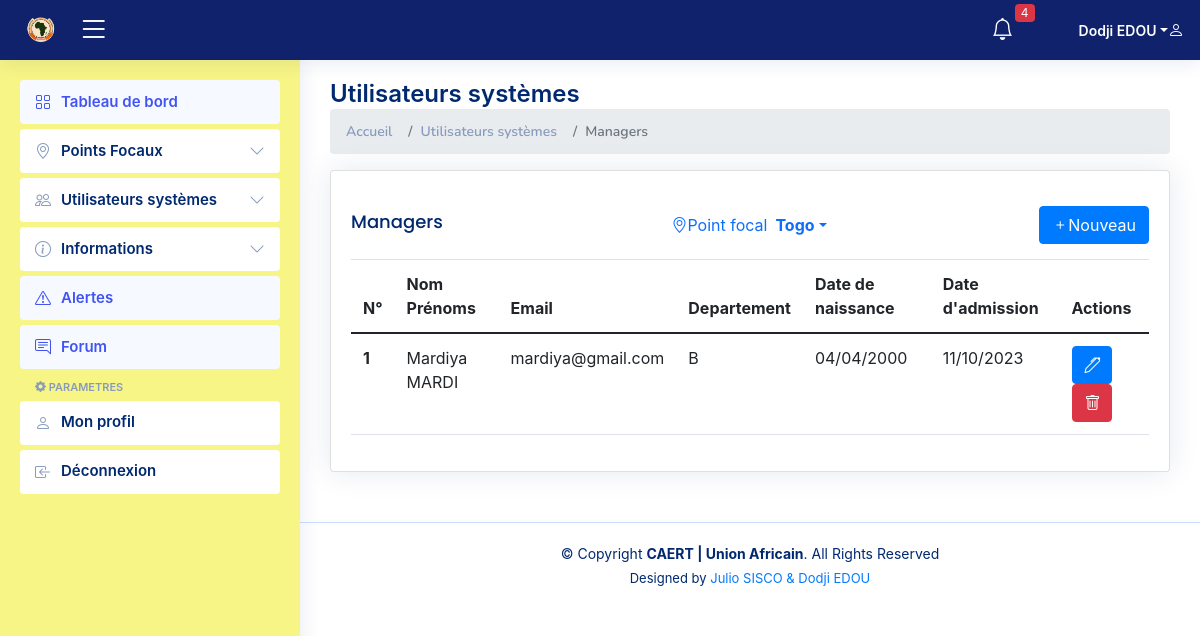
The page /all_manager/ (signed in) on the database its author committed.
### users/models.py (models this page shows, shortened)
class User(AbstractBaseUser, PermissionsMixin):
    email = models.EmailField(verbose_name='addresse email', max_length=255, unique=True,)
    nom=models.CharField(max_length=255)
    prenom=models.CharField(max_length=255)
    departement=models.CharField(max_length=255)
    telephone=models.CharField(null=True, max_length=255)
    is_active = models.BooleanField(default=True)
    is_staff = models.BooleanField(default=False) # a admin user; non super-user
    is_admin = models.BooleanField(default=False) # a superuser
    is_analyst = models.BooleanField(default=False)
    USERNAME_FIELD = 'email'
    REQUIRED_FIELDS = [] # Email & Password sont requis par défaut.
    def get_full_name(self):
        return f'{self.prenom} {self.nom}'
    objects = UtilisateurManager()

class Member(User):
    focal_point = models.ForeignKey(FocalPoint, on_delete=models.CASCADE)
    country = CountryField(null=True, blank=True)
    city = models.CharField(max_length=50)
    date_of_birth = models.DateField()
    phone = models.CharField(null= True, max_length=100)
    created_at = models.DateTimeField(null=True,auto_now_add=True)
    updated_at = models.DateTimeField(auto_now=True)
    photo = models.TextField(null=True)

### focalpoint/models.py (models this page shows, shortened)
class FocalPoint(models.Model):
    id = models.AutoField(primary_key=True)
    name = models.CharField(max_length=255)
    active=models.BooleanField(default=True)
    country = CountryField(null=True, blank=True)
    access_code = models.CharField(null=True,max_length=55)
    access_pass = models.CharField(null=True,max_length=255)
    email = models.EmailField(unique=True)
    telephone=models.CharField(null=True, max_length=255)
    class Meta:
        verbose_name = 'Point Focal'
        verbose_name_plural = 'Points Focaux'

### users/views.py (the view)
# urls.py: path('all_manager/', views.all_manager, name='all_manager'),
@login_required
def all_manager(request, fp=None):
    fps = FocalPoint.objects.all()
    if fp is None:
        init_fp = FocalPoint.objects.first()
    else:
        init_fp = FocalPoint.objects.get(pk=fp)
    managers = Member.objects.filter(is_staff=True, focal_point=init_fp)
    return render(request, 'administrator/all_manager.html', {'fps': fps, 'init_fp': init_fp, 'managers': managers})

### users/templates/administrator/all_manager.html (shortened to what this page needs)
{% extends 'administrator/base.html' %}
{% load static %}
{% block main-content %}
<div class="pagetitle">
    <h1>Utilisateurs systèmes</h1>
    <nav>
      <ol class="breadcrumb">
        <li class="breadcrumb-item"><a href="{% url 'admin_home' %}">Accueil</a></li>
        <li class="breadcrumb-item">Utilisateurs systèmes</li>
        <li class="breadcrumb-item active">Managers</li>
      </ol>
    </nav>
  </div>
    <section class="section">
        <div class="row">
            <div class="col-lg-12">
                <div class="card">
                    <div class="card-body">
                        <div class="d-flex justify-content-between align-items-center">
                            <h5 class="card-title">Managers</h5>
                            <a class="nav-link nav-profile d-flex align-items-center pe-0" href="#" data-bs-toggle="dropdown">
                                <i class="bi bi-geo-alt"></i>Point focal
                                <strong> <span class="d-none d-md-block dropdown-toggle ps-2">{{init_fp.name}}</span></strong>
                            </a>
                              <a href="{% url 'add_manager'%}" type="button" class="btn btn-primary">
                                <i class="bi bi-plus"></i><span>Nouveau</span>
                              </a>
                        </div>
                        <table class="table datatable" id="general">
                            <thead>
                                <tr>
                                    <th scope="col">N°</th>
                                    <th scope="col">Nom Prénoms</th>
                                    <th scope="col">Email</th>
                                    <th scope="col">Departement</th>
                                    <th scope="col">Date de naissance</th>
                                    <th scope="col">Date d'admission</th>
                                    <th scope="col">Actions</th>
                                </tr>
                            </thead>
                            <tbody>
                                {% for ad in managers %}
                                <tr>
                                    <th scope="row">{{ forloop.counter }}</th>
                                    <td>{{ad.get_full_name}}</td>
                                    <td>{{ad.email}}</td>
                                    <td>{{ad.departement}}</td>
                                    <td>{{ad.date_of_birth|date:"d/m/Y"}}</td>
                                    <td>{{ad.created_at|date:"d/m/Y"}}</td>
                                    <td >
                                        <a href="{% url 'edit_manager' ad.id %}"  type="button" class="btn btn-primary btn-xs" title="Modifier" style="width: 40px;"><i class="bi bi-pen"></i></a>
                                        <a href="{% url 'delete_manager' ad.id %}"  type="button" class="btn btn-danger" title="Supprimer"  style="width: 40px;"><i class="bi bi-trash"></i></a>
                                    </td>
                                </tr>
                                {% endfor %}
                            </tbody>
                        </table>
                    </div>
                </div>
            </div>
        </div>
    </section>
{% endblock main-content %}

### users/templates/administrator/header.html (shortened to what this page needs)
{% load static %}
  <header id="header" class="header fixed-top d-flex align-items-center" style="background-color: rgb(15,34,107)" >
    <div class="d-flex align-items-center justify-content-between">
      <a href="{% url 'admin_home' %}" class="logo d-flex align-items-center">
        <img src="{% static 'assets/img/logoua.png' %}" alt="" style="color: white">
      </a>
      <i class="bi bi-list toggle-sidebar-btn" style="color: white"></i>
    </div>
    <nav class="header-nav ms-auto">
      <ul class="d-flex align-items-center">
        <li class="nav-item dropdown">
          <a class="nav-link nav-icon" >
            <i class="bi bi-bell" style="color: white"></i>
            <span class="badge bg-danger badge-number">4</span>
          </a>
        </li>
        <li class="nav-item dropdown pe-3">
          <a class="nav-link nav-profile d-flex align-items-center pe-0" href="#" data-bs-toggle="dropdown">
            <span class="d-none d-md-block dropdown-toggle ps-2" style="color: white">{{user.get_full_name}}</span>
            <i style="color: white;" class="bi bi-person"></i>
          </a>
        </li>
      </ul>
    </nav>
  </header>

### static/assets/css/style.css (style rules this page uses)
:root { scroll-behavior: smooth; }
body { font-family: "Open Sans", sans-serif; background: #f6f9ff; color: #444444; }
a { color: #4154f1; text-decoration: none; }
h1, h2, h3, h4, h5, h6 { font-family: "Nunito", sans-serif; }
.pagetitle { margin-bottom: 10px; }
.pagetitle h1 { font-size: 24px; margin-bottom: 0; font-weight: 600; color: #012970; }
.card { margin-bottom: 30px; border: none; border-radius: 5px; box-shadow: 0px 0 30px rgba(1, 41, 112, 0.1); }
.card-title { padding: 20px 0 15px 0; font-size: 18px; font-weight: 500; color: #012970; font-family: "Poppins", sans-serif; }
.card-body { padding: 0 20px 20px 20px; }
.breadcrumb { font-size: 14px; font-family: "Nunito", sans-serif; color: #899bbd; font-weight: 600; }
.breadcrumb a { color: #899bbd; transition: 0.3s; }
.breadcrumb .breadcrumb-item::before { color: #899bbd; }
.breadcrumb .active { color: #51678f; font-weight: 600; }
.logo { line-height: 1; }
.logo img { max-height: 26px; margin-right: 6px; }
.header { transition: all 0.5s; z-index: 997; height: 60px; box-shadow: 0px 2px 20px rgba(1, 41, 112, 0.1); background-color: #fff; padding-left: 20px; }
.header .toggle-sidebar-btn { font-size: 32px; padding-left: 10px; cursor: pointer; color: #012970; }
.header-nav ul { list-style: none; }
.header-nav>ul { margin: 0; padding: 0; }
.header-nav .nav-icon { font-size: 22px; color: #012970; margin-right: 25px; position: relative; }
.header-nav .nav-profile { color: #012970; }
.header-nav .nav-profile span { font-size: 14px; font-weight: 600; }
.header-nav .badge-number { position: absolute; inset: -2px -5px auto auto; font-weight: normal; font-size: 12px; padding: 3px 6px; }

### rows shown on the page
User: get_full_name "Dodji EDOU"
FocalPoint: name "Togo"
Member: get_full_name "Mardiya MARDI", email "mardiya@gmail.com", departement "B", date_of_birth "04/04/2000", created_at "11/10/2023"
